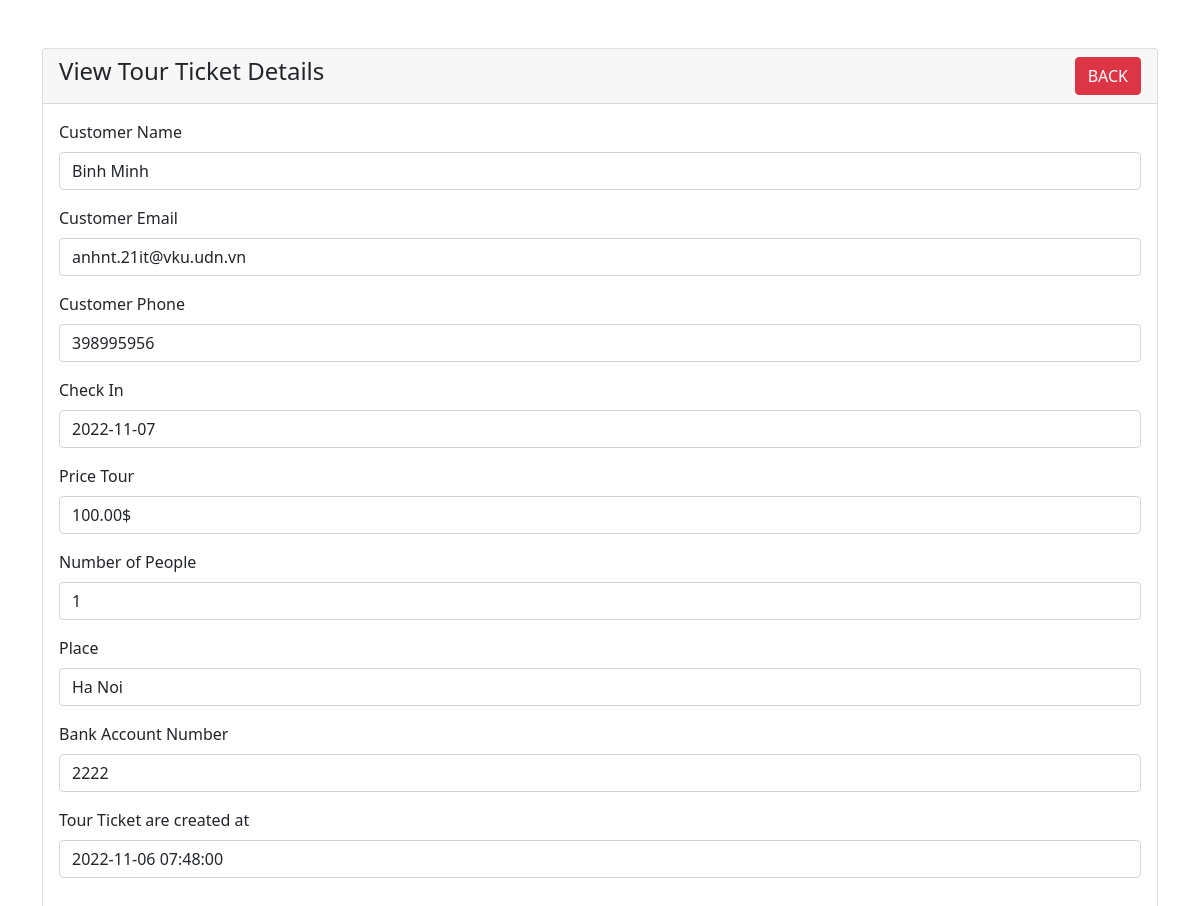
The app's page /assets/pages/tour-ticket_view.php?id=3 with its own data.
### tables this page shows
CREATE TABLE `booking_form` (
  `id` int(11) NOT NULL,
  `name` varchar(50) NOT NULL,
  `email` varchar(50) NOT NULL,
  `phone` int(50) NOT NULL,
  `check_in` date NOT NULL,
  `price_total` varchar(50) NOT NULL,
  `people` varchar(50) NOT NULL,
  `place` varchar(50) NOT NULL,
  `num_acc` int(50) NOT NULL,
  `created_at` timestamp NOT NULL DEFAULT current_timestamp()
);

### assets/pages/tour-ticket_view.php (the view, shortened to what this page needs)
<?php
require 'db_config.php';
?>
<!doctype html>
<html lang="en">
  <head>
    <link href="https://cdn.jsdelivr.net/npm/bootstrap@5.1.3/dist/css/bootstrap.min.css" rel="stylesheet">
</head>
<body>
    <div class="container mt-5">
        <div class="row">
            <div class="col-md-12">
                <div class="card">
                    <div class="card-header">
                        <h4>View Tour Ticket Details
                            <a href="admin_tour.php" class="btn btn-danger float-end">BACK</a>
                        </h4>
                    </div>
                    <div class="card-body">
                        <?php
                        if(isset($_GET['id']))
                        {
                            $ticket_id = mysqli_real_escape_string($conn, $_GET['id']);
                            $query = "SELECT * FROM booking_form WHERE id='$ticket_id' ";
                            $query_run = mysqli_query($conn, $query);
                            if(mysqli_num_rows($query_run) > 0)
                            {
                                $ticket = mysqli_fetch_array($query_run);
                                ?>
                                    <div class="mb-3">
                                        <label class="form-label">Customer Name</label>
                                        <p class="form-control">
                                            <?=$ticket['name'];?>
                                        </p>
                                    </div>
                                    <div class="mb-3">
                                        <label class="form-label">Customer Email</label>
                                        <p class="form-control">
                                            <?=$ticket['email'];?>
                                        </p>
                                    </div>
                                    <div class="mb-3">
                                        <label class="form-label">Customer Phone</label>
                                        <p class="form-control">
                                            <?=$ticket['phone'];?>
                                        </p>
                                    </div>
                                    <div class="mb-3">
                                        <label class="form-label">Check In</label>
                                        <p class="form-control">
                                            <?=$ticket['check_in'];?>
                                        </p>
                                    </div>
                                    <div class="mb-3">
                                        <label class="form-label">Price Tour</label>
                                        <p class="form-control">
                                            <?=$ticket['price_total'];?>$
                                        </p>
                                    </div>
                                    <div class="mb-3">
                                        <label class="form-label">Number of People</label>
                                        <p class="form-control">
                                            <?=$ticket['people'];?>
                                        </p>
                                    </div>
                                    <div class="mb-3">
                                        <label class="form-label">Place</label>
                                        <p class="form-control">
                                            <?=$ticket['place'];?>
                                        </p>
                                    </div>
                                    <div class="mb-3">
                                        <label class="form-label">Bank Account Number</label>
                                        <p class="form-control">
                                            <?=$ticket['num_acc'];?>
                                        </p>
                                    </div>
                                    <div class="mb-3">
                                        <label class="form-label">Tour Ticket are created at</label>
                                        <p class="form-control">
                                            <?=$ticket['created_at'];?>
                                        </p>
                                    </div>
                                <?php
                            }
                            else
                            {
                                echo "<h4>No Such Id Found</h4>";
                            }
                        }
                        ?>
                    </div>
                </div>
            </div>
        </div>
    </div>
</body>
</html>

### records on screen
booking_form: name "Binh Minh", email "anhnt.21it@vku.udn.vn", phone "398995956", check_in "2022-11-07", price_total "100.00", people "1", place "Ha Noi", num_acc "2222", created_at "2022-11-06 07:48:00"
